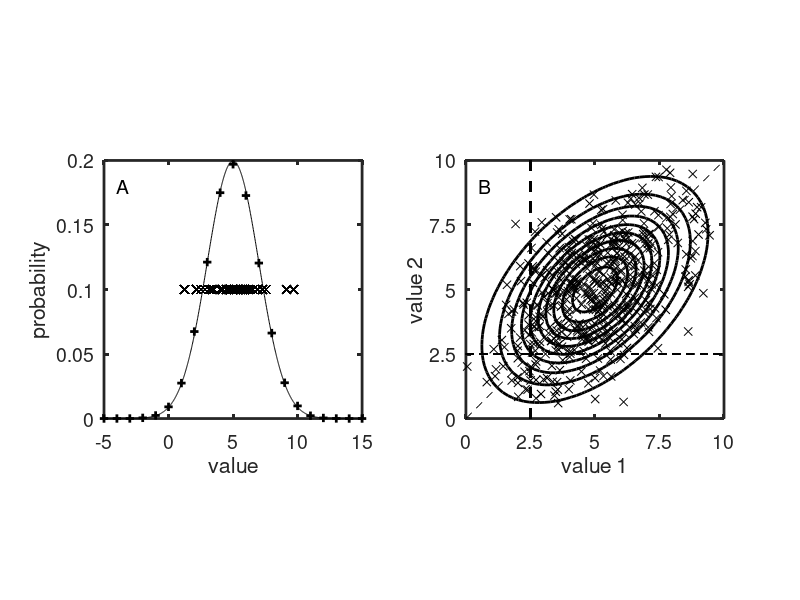

The MATLAB source for this figure:
% GaussianDeviatesFig.m

% for univariate gaussian
% set mean and variance
mean=5;
var=4;
sd=sqrt(var);

% compute the Gaussian density funciton
x=-5:15;
xSmoo=linspace(-5,15,1000);
guss=(1/(sd*sqrt(2*pi)))*exp((-1/2)*((xSmoo-mean)/sd).^2);

% generate Gaussian distributed random numbers
gussrv=randn(1,100000)*sd+mean;
propd=hist(gussrv,x);
propd=propd/sum(propd);
sSamp=50;
gaussUniSamp=gussrv(1:sSamp);

% for bivaraite gaussian
% set parameters of bivariate Gaussian
me1=5;
me2=5;
sd1=2;
sd2=2;
r=0.5;

% set other parameters
ngrdpts=50;
endgrid=2*max(me1,me2);
nrvs=500;

% set up input values
x1=linspace(0,endgrid,ngrdpts);
x2=linspace(0,endgrid,ngrdpts);
[gridx1,gridx2]=ndgrid(x1,x2);

% compute bivariate Gaussian probabilities
probx1x2=(1/(2*pi*sd1*sd1*sqrt(1-r^2)))* ...
    exp(-(1/(2*(1-r^2)))*...
    (((gridx1-me1)/sd1).^2 - ...
    2*r*(((gridx1-me1)/sd1).*((gridx2-me2)/sd2)) + ...
    ((gridx2-me2)/sd2).^2));

% construct the c matrix
c=[sd1,0;sd2*r,sd2*sqrt(1-r^2)];

% generate nrvs bivariate variables
z=zeros(2,nrvs);
for i=1:nrvs,
    z(:,i)=c*randn(2,1)+[me1;me2];
end

% make lines
vals=0:0.1:10;
driv=vals;
spont=ones(length(vals))*2.5;

% show plots
fs=14; % set font size
lw=2; % set line width
clf
subplot(121)
plot(xSmoo,guss,'k',x,propd,'k+','linewidth',lw)
hold
plot(gaussUniSamp,ones(sSamp)*0.1,'kx')
hold
axis([-5 15 0 0.2])
axis square
set(gca,'xtick',[-5 0 5 10 15])
set(gca,'linewidth',lw)
set(gca,'fontsize',fs)
xlabel('value')
ylabel('probability')
text(-4,0.18,'A','fontsize',fs)
subplot(122)
colormap([0 0 0])
contour(gridx1,gridx2,probx1x2,'linewidth',lw)
hold
plot(z(1,:),z(2,:),'kx')
plot(driv,driv,'k--',driv,spont,'k--',spont,driv,'k--',...
    'linewidth',lw)
hold
axis square
set(gca,'ytick',[0 2.5 5 7.5 10])
set(gca,'xtick',[0 2.5 5 7.5 10])
set(gca,'linewidth',lw)
set(gca,'fontsize',fs)
xlabel('value 1')
ylabel('value 2')
text(0.5,9,'B','fontsize',fs)

return

% show mesh plot of bivariate gaussian
colormap([0 0 0])
mesh(gridx1,gridx2,probx1x2)



